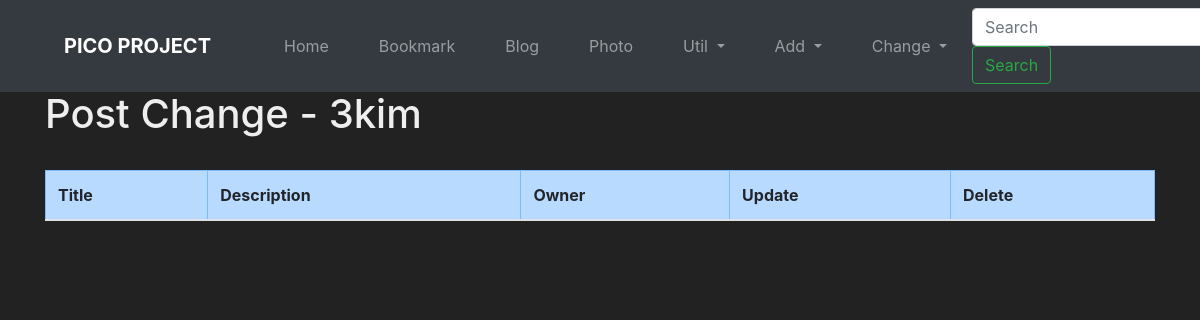
The page /blog/change/ (signed in) on the database as committed earlier.
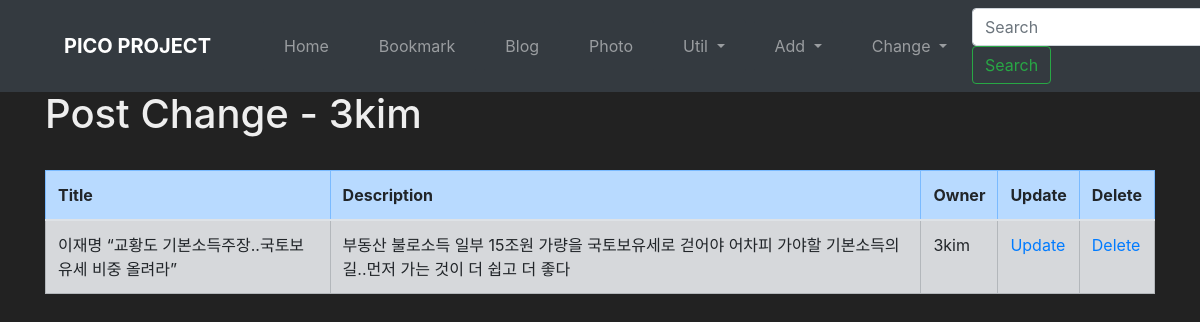
The same page on the database as committed later.
### blog/models.py (models this page shows, shortened)
class Post(models.Model):
    title = models.CharField('TITLE', max_length=50)
    slug = models.SlugField('SLUG', unique=True, allow_unicode=True, help_text='one word for title alias.')
    description = models.CharField('DESCRIPTION', max_length=100, blank=True, help_text='Simple Description text.')
    content = models.TextField('CONTENT')
    create_dt = models.DateTimeField('CREATE DATE', auto_now_add=True)
    modify_dt = models.DateTimeField('MODIFY DATE', auto_now=True)
    tags = TaggableManager(blank=True)
    owner = models.ForeignKey(User, on_delete=models.CASCADE, verbose_name='OWNER', blank=True, null=True)
    class Meta:
        verbose_name = 'post'
        verbose_name_plural = 'posts'
        db_table = 'blog_posts'
        ordering = ('-modify_dt',)

### blog/views.py (the view)
# urls.py: path('change/', views.PostChangeLV.as_view(), name='change'),
class PostChangeLV(LoginRequiredMixin, ListView):
    template_name = 'blog/post_change_list.html'
    def get_queryset(self):
        return Post.objects.filter(owner=self.request.user)

### blog/templates/blog/post_change_list.html (shortened to what this page needs)
{% extends "base.html" %}
{% load widget_tweaks %}
{% block content %}
<h1>Post Change - {{ user }}</h1>
<br>
<table class="table table-bordered table-condensed table-striped">
    <thead>
        <tr class="table-primary">
            <th>Title</th>
            <th>Description</th>
            <th>Owner</th>
            <th>Update</th>
            <th>Delete</th>
        </tr>
    </thead>
    <tbody>
        {% for item in object_list %}
        <tr class="table-secondary">
            <td>{{ item.title }}</td>
            <td>{{ item.description }}</td>
            <td>{{ item.owner }}</td>
            <td><a href="{% url 'blog:update' item.id %}">Update</a></td>
            <td><a href="{% url 'blog:delete' item.id %}">Delete</a></td>
        </tr>
        {% endfor %}
    </tbody>
</table>
{% endblock %}

Rows that differ between the two databases and show on the page:
added Post: title "이재명 “교황도 기본소득주장..국토보유세 비중 올려라”", description "부동산 불로소득 일부 15조원 가량을 국토보유세로 걷어야 어차피 가야할 기본소득의 길..먼저 가는 것이 더 쉽고 더 좋다", owner "3kim"
